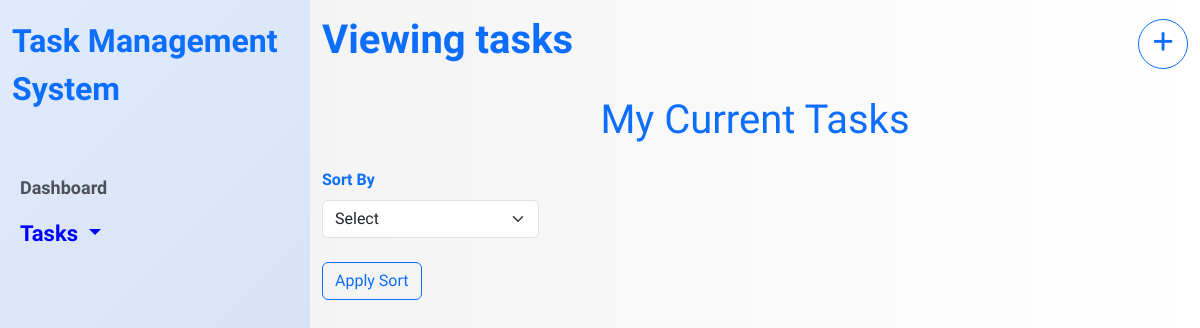
Before: /tasks/view (signed in) with the older database file.
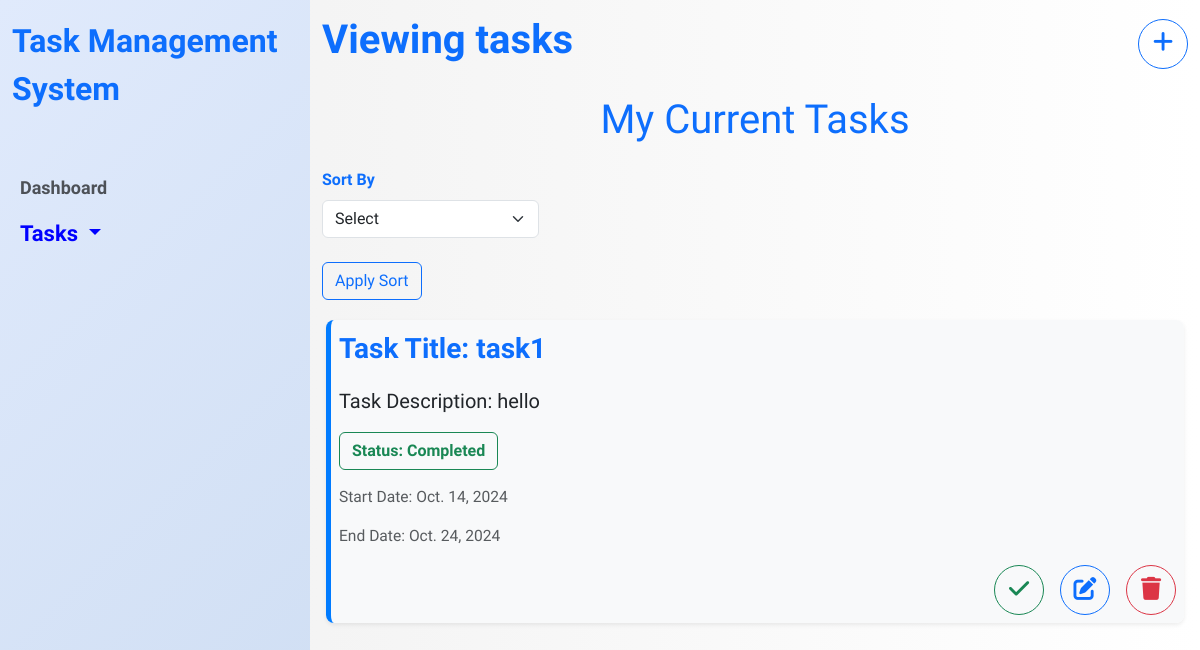
After: the same page with the newer database file.
### task_app/models.py (models this page shows, shortened)
class Create_task(models.Model):
    STATUS_CHOICES = [
        ('Not Started', 'Not Started'),
        ('In Progress', 'In Progress'),
        ('Completed', 'Completed'),
        ('On Hold', 'On Hold'),
    ]
    user=models.ForeignKey(User,on_delete=models.CASCADE,null=True)
    title=models.CharField(max_length=255)
    description=models.TextField()
    status=models.CharField(max_length=50,choices=STATUS_CHOICES,default='Not Started')
    start_date = models.DateField(null=True, blank=True)
    end_date = models.DateField(null=True, blank=True)
    is_completed=models.BooleanField(default=False)
    is_deleted=models.BooleanField(default=False)
    clear_datetime = models.TimeField(auto_now_add=True,null=True)

### task_app/views.py (the view)
# urls.py: path('tasks/view',view,name='view'),
def view(request):
    data=Create_task.objects.filter(is_completed=False,is_deleted=False,user=request.user)
    if request.method == 'POST':
        sort_by=request.POST.get('sort_by')
        if sort_by:
            sort_by = sort_by.strip()
            data=data.order_by(sort_by)
    return render (request,'myhtml/view.html',{'data':data})

### task_app/templates/myhtml/view.html (shortened to what this page needs)
{% extends "base.html" %}
{% load static %}
{% block content %}
<div class="container d-flex align-items-center mt-3">
  <h1>Viewing tasks</h1>
  <div class="ms-auto">
    <a href="{% url 'create' %}"><div class=" btn btn-outline-primary circle" data-bs-toggle="tooltip" data-bs-title="Create new task" data-bs-placement="top"><i class="fa-solid fa-plus"></i> </div></a>
  </div>
  </div>
  <div class="container mt-4">
    <h3 class="text-center display-6 mb-4">My Current Tasks</h3>
    <form method="POST" action="{% url 'view' %}" class="col-md-3">
      <label for="sort" class="form-label text-primary fw-bold">Sort By</label>
      <select class="form-select" name="sort_by" id="sort">
          <option value="" disabled selected>Select</option>
      </select>
      <div>
        <button class="btn btn-outline-primary mt-4" type="submit">
          Apply Sort
        </button>
      </div>
    </form>
    <div class="row justify-content-center gy-3 m-1">
      {% for d in data %}
      <div class="col-12  rounded-3 shadow-sm boxess p-2">
        <p class="fw-bold text-primary fs-3">Task Title: {{d.title}}</p>
        <p class="lead">Task Description: {{d.description}}</p>
        <p class="btn {% if d.status == 'Completed' %}
           btn-outline-success
        {% elif d.status == 'On Hold' %}
           btn-outline-warning
          {% elif d.status == 'In Progress' %}
           btn-outline-info
        {% else %}
          btn-outline-primary
        {% endif %} fw-bolder">Status: {{d.status}}</p>
        <p class="text-muted">Start Date: {{d.start_date}}</p>
        <p class="text-muted">End Date: {{d.end_date}}</p>
        <div class="btns d-flex justify-content-end gap-3">
            <button type="button" class="btn btn-outline-success circle" data-bs-toggle="modal" data-bs-target="#modal-{{d.id}}"  data-bs-title="Mark as Complete" data-bs-placement="top">
              <i class="fa-solid fa-check"></i>
            </button>
          <a href="{% url 'edit' d.id %}"><button class="btn btn-outline-primary circle" data-bs-toggle="tooltip" data-bs-title="Edit" data-bs-placement="top"><i class="fa-solid fa-pen-to-square"></i></button></a>
          <button type="button" class="btn btn-outline-danger circle" data-bs-toggle="modal" data-bs-target="#modals-{{d.id}}"  data-bs-title="Mark as Complete" data-bs-placement="top">
            <i class="fa-solid fa-trash"></i>
          </button>
        </div>
      </div>
      {% endfor %}
    </div>
  </div>
{% endblock content %}

Changed rows visible on the page:
added Create_task: title "task1", description "hello", status "Completed", start_date "Oct. 14, 2024", end_date "Oct. 24, 2024"
